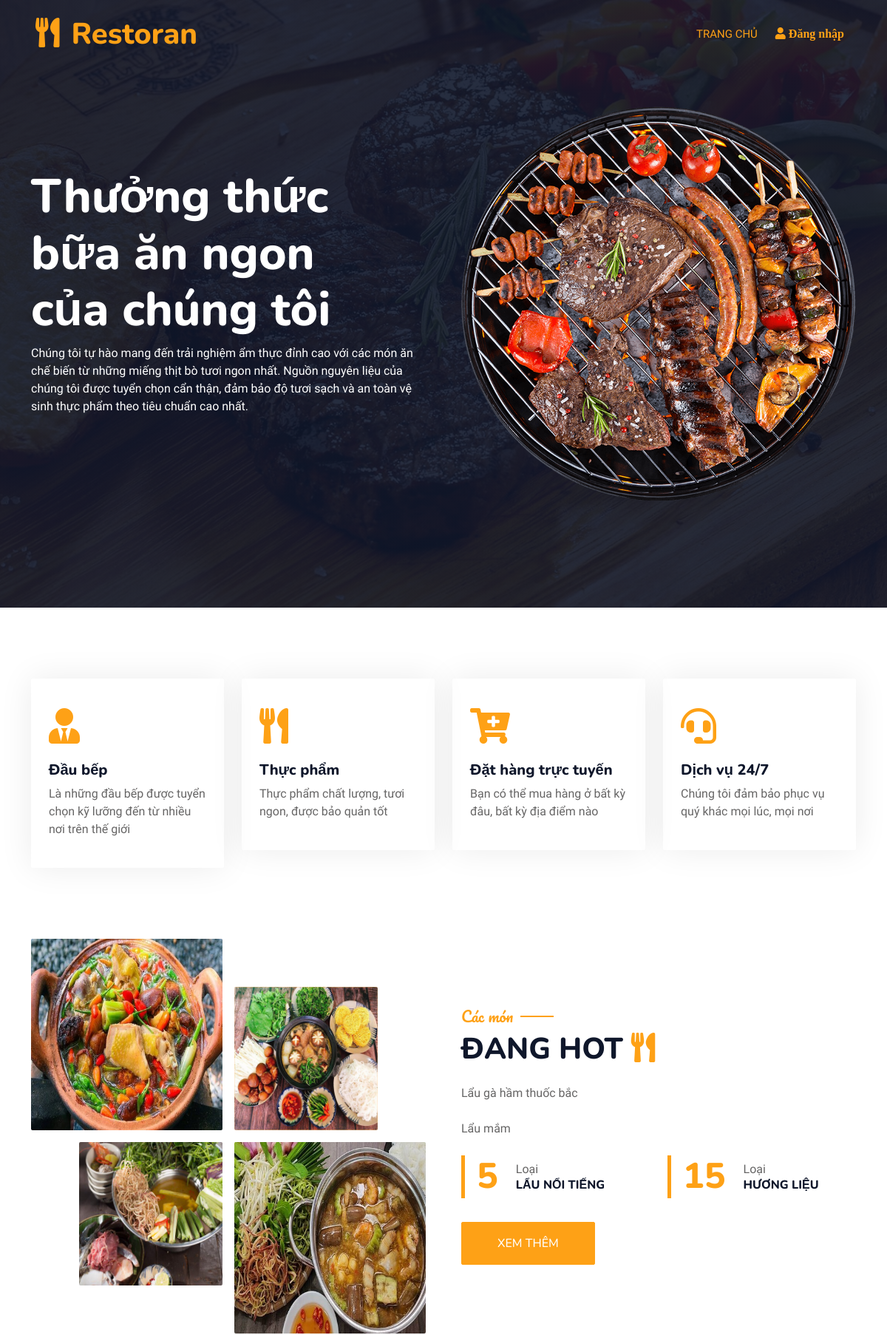
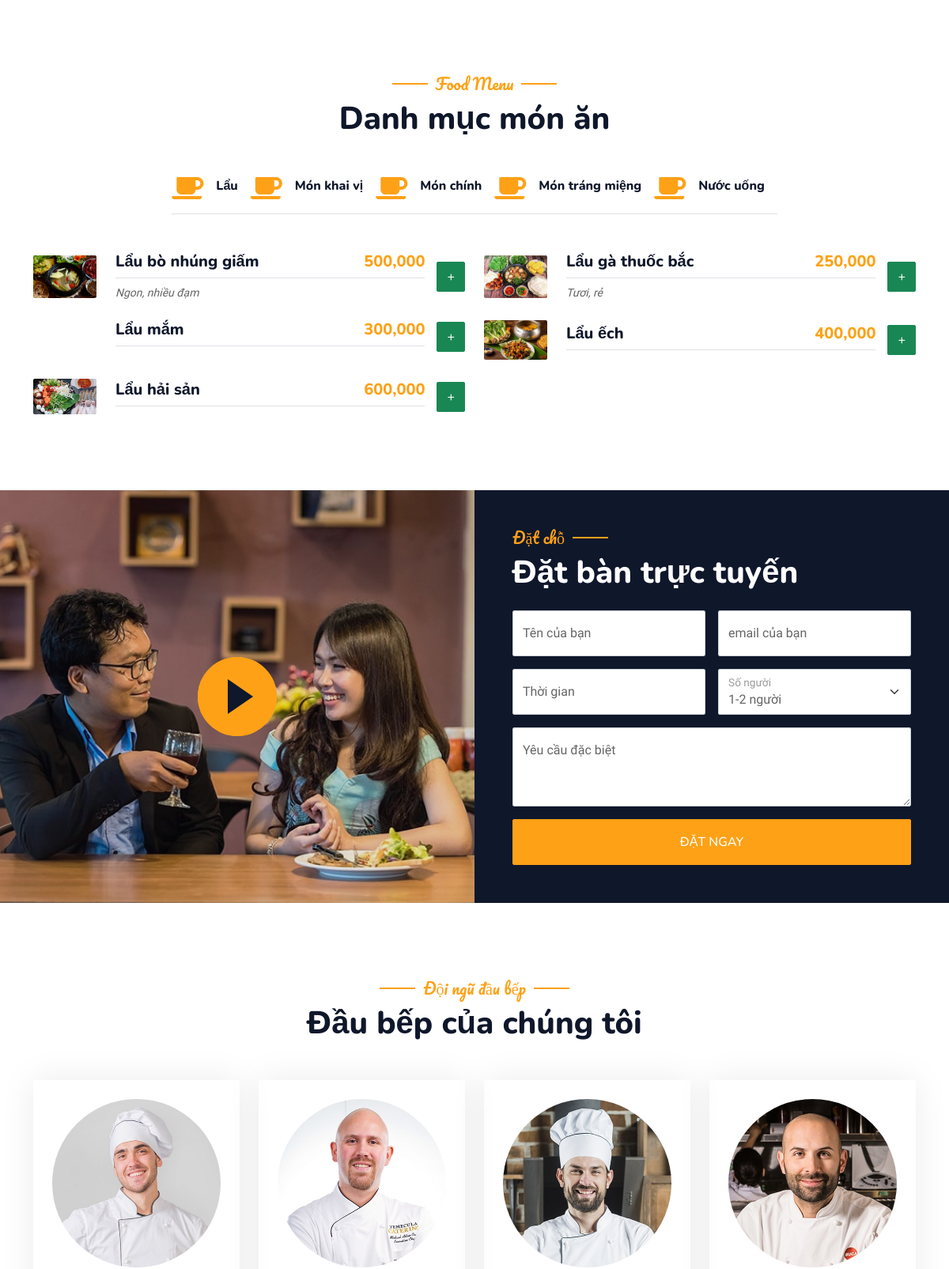
Screenshot of /controller/index.php (upper part) with the database file from the repository (2 pictures, top to bottom).
### tables this page shows
CREATE TABLE `loaisp` (
  `LoaiSP` int(11) NOT NULL,
  `TenLoai` varchar(50) NOT NULL
);

CREATE TABLE `danhmucsp` (
  `MaSP` int(11) NOT NULL,
  `MaLoai` int(11) NOT NULL,
  `TenSP` varchar(50) NOT NULL,
  `GiaBan` double NOT NULL,
  `GioiThieuSP` varchar(50) NOT NULL,
  `Anh` varchar(50) NOT NULL
);

### controller/index.php (called while the page is built, shortened)
<?php include '../views/header.php';
?>
<?php include '../views/service.php'; ?>
<?php include '../views/about.php'; ?>
<?php include '../views/menu.php'; ?>
<?php include '../views/Reservation.php'; ?>
<?php include '../views/Team.php'; ?>
<?php include '../views/footer.php'; ?>

### views/menu.php (the view, shortened to what this page needs)
<div class="container-xxl py-5">
    <div class="container">
        <div class="text-center wow fadeInUp" data-wow-delay="0.1s">
            <h5 class="section-title ff-secondary text-center text-primary fw-normal">
                Food Menu
            </h5>
            <h1 class="mb-5">Danh mục món ăn</h1>
        </div>
        <div class="tab-class text-center wow fadeInUp" data-wow-delay="0.1s">
            <ul class="nav nav-pills d-inline-flex justify-content-center border-bottom mb-5">
                <?php
                include_once '../models/ketnoi.php';
                $sql = "SELECT * FROM loaisp";
                $result = $conn->query($sql);
                if ($result->num_rows > 0) {
                    while ($row = $result->fetch_assoc()) {
                        echo
                        '<li class=' . '"nav-item"' . '>
                    <a class=' . '"d-flex align-items-center text-start mx-3 ms-0 pb-3"' . ' data-bs-toggle=' . '"pill"' . '
                        href=' . '"#tab-' . $row["LoaiSP"] . '"' . '>
                        <i class=' . '"fa fa-coffee fa-2x text-primary"' . '></i>
                        <div class=' . '"ps-3"' . '>
                            <h6 class=' . '"mt-n1 mb-0"' . '>' . $row["TenLoai"] . '</h6>
                        </div>
                    </a>
                </li>';
                    }
                }
                ?>
            </ul>
            <div class="tab-content">
                <?php
                echo
                '<div id=' . '"tab-1" class=' . '"tab-pane fade show p-0 active show"' . '>
                    <div class="row g-4">';
                $sql1 = "SELECT * FROM danhmucsp WHERE MaLoai=1";
                $result1 = $conn->query($sql1);
                if ($result1->num_rows > 0) {
                    while ($row1 = $result1->fetch_assoc()) {
                        echo
                        '<div class=' . '"col-lg-6"' . '>
                            <div class=' . '"d-flex align-items-center"' . '>
                                <img class=' . '"flex-shrink-0 img-fluid rounded"' . ' src=' . '"../views/img/' . $row1["Anh"] . '"' . ' alt=' . '""' . '
                                    style=' . '"width: 80px"' . ' />
                                <div class=' . '"w-100 d-flex flex-column text-start ps-4"' . '>
                                    <h5 class=' . '"d-flex justify-content-between border-bottom pb-2"' . '>
                                        <span>' . $row1["TenSP"] . '</span>
                                        <span class=' . '"text-primary"' . '>' . number_format($row1["GiaBan"], 0, '.', ',') . '</span>
                                    </h5>
                                    <small class=' . '"fst-italic"' . '>' . $row1["GioiThieuSP"] .
                            '</small>
                                </div>
                                <a href="../views/cart/themhang.php?MaSP=' . $row1["MaSP"] . '"><button type="button" class="btn btn-success" style="margin-left: 15px">+</button></a>
                            </div>
                        </div>';
                    }
                }
                echo '</div>
                 </div>';
                ?>
            </div>
        </div>
    </div>
</div>

### rows the page displays
loaisp: TenLoai "Lẩu"
loaisp: TenLoai "Món khai vị"
loaisp: TenLoai "Món chính"
loaisp: TenLoai "Món tráng miệng"
loaisp: TenLoai "Nước uống"
danhmucsp: Anh (picture), TenSP "Lẩu bò nhúng giấm", GiaBan "500,000", GioiThieuSP "Ngon, nhiều đạm"
danhmucsp: Anh (picture), TenSP "Lẩu gà thuốc bắc", GiaBan "250,000", GioiThieuSP "Tươi, rẻ"
danhmucsp: TenSP "Lẩu mắm", GiaBan "300,000"
danhmucsp: Anh (picture), TenSP "Lẩu ếch", GiaBan "400,000"
danhmucsp: Anh (picture), TenSP "Lẩu hải sản", GiaBan "600,000"
